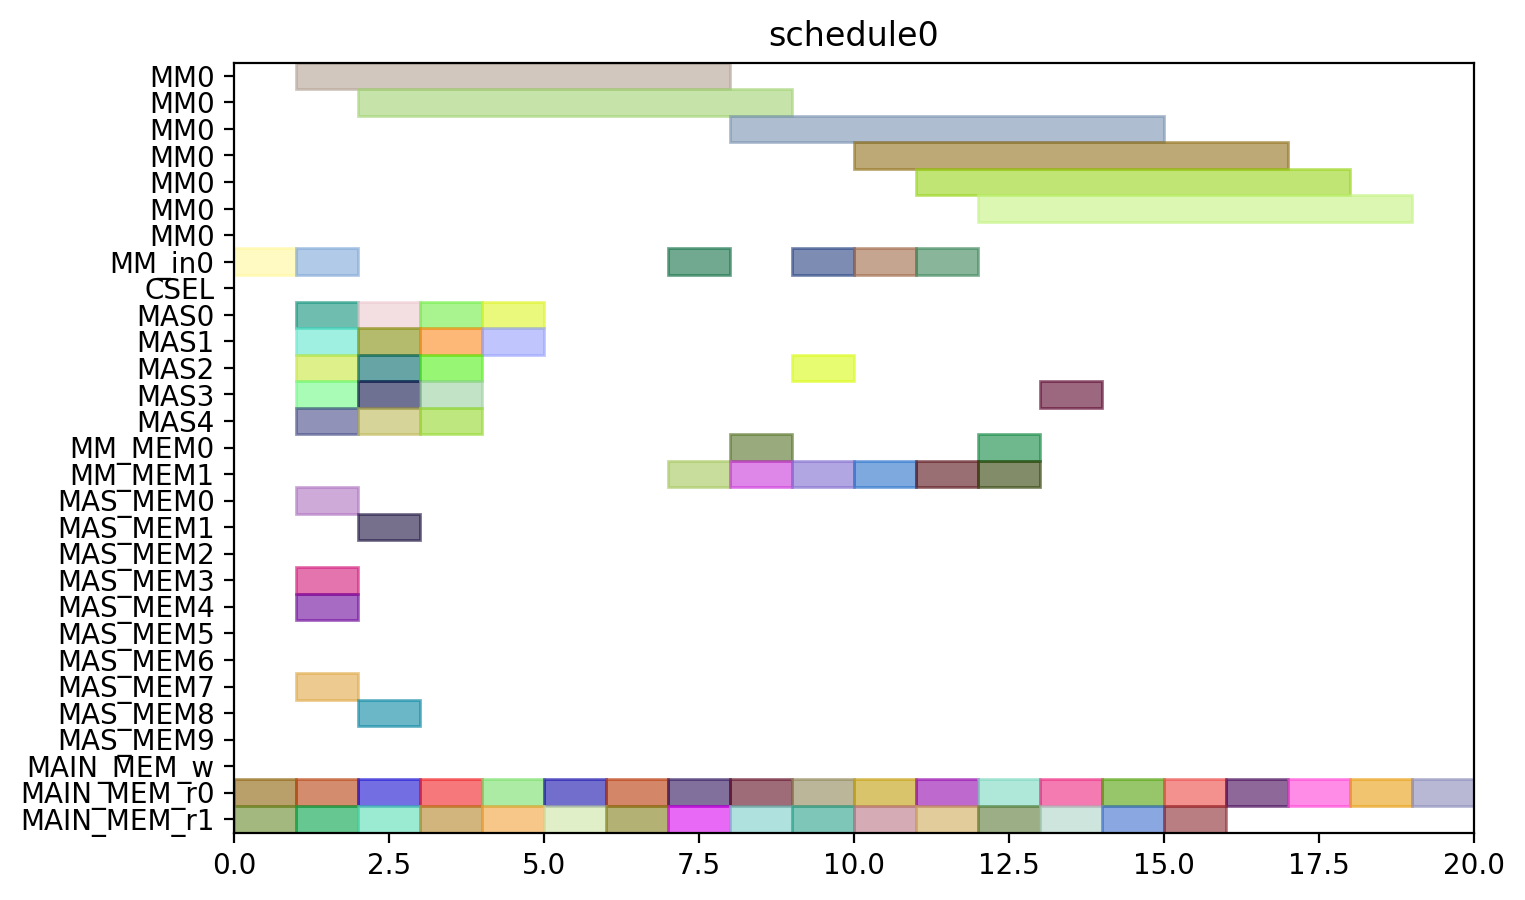

Source code (Python):
from pyschedule import Scenario, solvers, plotters, alt


def solve():
	horizon = 90
	S = Scenario("schedule0", horizon=horizon)

	# resource
	MM = S.Resources('MM', num=1, size=7)
	MM_in = S.Resources('MM_in', num=1)
	CSEL = S.Resource('CSEL')
	MAS = S.Resources('MAS', num=5, size=1, periods=range(1, horizon))
	MM_MEM = S.Resources('MM_MEM', num=2)
	MAS_MEM = S.Resources('MAS_MEM', num=10)
	MAIN_MEM_w = S.Resource('MAIN_MEM_w', size=1)
	MAIN_MEM_r = S.Resources('MAIN_MEM_r', num=2)

	# result of previous scheduling

	# new tasks
	c_qinv_denom_inv0_in = S.Task('c_qinv_denom_inv0_in', length=1, delay_cost=1)
	c_qinv_denom_inv0_in += alt(MM_in)
	c_qinv_denom_inv0 = S.Task('c_qinv_denom_inv0', length=7, delay_cost=1)
	c_qinv_denom_inv0 += alt(MM)
	S += c_qinv_denom_inv0>=c_qinv_denom_inv0_in

	c_qinv_denom_inv0_mem0 = S.Task('c_qinv_denom_inv0_mem0', length=1, delay_cost=1)
	c_qinv_denom_inv0_mem0 += MAIN_MEM_r[0]
	c_qinv_denom_inv0_mem1 = S.Task('c_qinv_denom_inv0_mem1', length=1, delay_cost=1)
	c_qinv_denom_inv0_mem1 += MAIN_MEM_r[1]
	c_qinv_denom_inv1__in = S.Task('c_qinv_denom_inv1__in', length=1, delay_cost=1)
	c_qinv_denom_inv1__in += alt(MM_in)
	c_qinv_denom_inv1_ = S.Task('c_qinv_denom_inv1_', length=7, delay_cost=1)
	c_qinv_denom_inv1_ += alt(MM)
	S += c_qinv_denom_inv1_>=c_qinv_denom_inv1__in

	c_qinv_denom_inv1__mem0 = S.Task('c_qinv_denom_inv1__mem0', length=1, delay_cost=1)
	c_qinv_denom_inv1__mem0 += MAIN_MEM_r[0]
	c_qinv_denom_inv1__mem1 = S.Task('c_qinv_denom_inv1__mem1', length=1, delay_cost=1)
	c_qinv_denom_inv1__mem1 += MAIN_MEM_r[1]
	c_qinv0_t2 = S.Task('c_qinv0_t2', length=1, delay_cost=1)
	c_qinv0_t2 += alt(MAS)

	c_qinv0_t2_mem0 = S.Task('c_qinv0_t2_mem0', length=1, delay_cost=1)
	c_qinv0_t2_mem0 += MAIN_MEM_r[0]
	c_qinv0_t2_mem1 = S.Task('c_qinv0_t2_mem1', length=1, delay_cost=1)
	c_qinv0_t2_mem1 += MAIN_MEM_r[1]
	c_qinv1__t2 = S.Task('c_qinv1__t2', length=1, delay_cost=1)
	c_qinv1__t2 += alt(MAS)

	c_qinv1__t2_mem0 = S.Task('c_qinv1__t2_mem0', length=1, delay_cost=1)
	c_qinv1__t2_mem0 += MAIN_MEM_r[0]
	c_qinv1__t2_mem1 = S.Task('c_qinv1__t2_mem1', length=1, delay_cost=1)
	c_qinv1__t2_mem1 += MAIN_MEM_r[1]
	c0_t0_t2 = S.Task('c0_t0_t2', length=1, delay_cost=1)
	c0_t0_t2 += alt(MAS)

	c0_t0_t2_mem0 = S.Task('c0_t0_t2_mem0', length=1, delay_cost=1)
	c0_t0_t2_mem0 += MAIN_MEM_r[0]
	c0_t0_t2_mem1 = S.Task('c0_t0_t2_mem1', length=1, delay_cost=1)
	c0_t0_t2_mem1 += MAIN_MEM_r[1]
	c0_t1_t2 = S.Task('c0_t1_t2', length=1, delay_cost=1)
	c0_t1_t2 += alt(MAS)

	c0_t1_t2_mem0 = S.Task('c0_t1_t2_mem0', length=1, delay_cost=1)
	c0_t1_t2_mem0 += MAIN_MEM_r[0]
	c0_t1_t2_mem1 = S.Task('c0_t1_t2_mem1', length=1, delay_cost=1)
	c0_t1_t2_mem1 += MAIN_MEM_r[1]
	c0_t20 = S.Task('c0_t20', length=1, delay_cost=1)
	c0_t20 += alt(MAS)

	c0_t20_mem0 = S.Task('c0_t20_mem0', length=1, delay_cost=1)
	c0_t20_mem0 += MAIN_MEM_r[0]
	c0_t20_mem1 = S.Task('c0_t20_mem1', length=1, delay_cost=1)
	c0_t20_mem1 += MAIN_MEM_r[1]
	c0_t21 = S.Task('c0_t21', length=1, delay_cost=1)
	c0_t21 += alt(MAS)

	c0_t21_mem0 = S.Task('c0_t21_mem0', length=1, delay_cost=1)
	c0_t21_mem0 += MAIN_MEM_r[0]
	c0_t21_mem1 = S.Task('c0_t21_mem1', length=1, delay_cost=1)
	c0_t21_mem1 += MAIN_MEM_r[1]
	c1_t0_t2 = S.Task('c1_t0_t2', length=1, delay_cost=1)
	c1_t0_t2 += alt(MAS)

	c1_t0_t2_mem0 = S.Task('c1_t0_t2_mem0', length=1, delay_cost=1)
	c1_t0_t2_mem0 += MAIN_MEM_r[0]
	c1_t0_t2_mem1 = S.Task('c1_t0_t2_mem1', length=1, delay_cost=1)
	c1_t0_t2_mem1 += MAIN_MEM_r[1]
	c1_t1_t2 = S.Task('c1_t1_t2', length=1, delay_cost=1)
	c1_t1_t2 += alt(MAS)

	c1_t1_t2_mem0 = S.Task('c1_t1_t2_mem0', length=1, delay_cost=1)
	c1_t1_t2_mem0 += MAIN_MEM_r[0]
	c1_t1_t2_mem1 = S.Task('c1_t1_t2_mem1', length=1, delay_cost=1)
	c1_t1_t2_mem1 += MAIN_MEM_r[1]
	c1_t20 = S.Task('c1_t20', length=1, delay_cost=1)
	c1_t20 += alt(MAS)

	c1_t20_mem0 = S.Task('c1_t20_mem0', length=1, delay_cost=1)
	c1_t20_mem0 += MAIN_MEM_r[0]
	c1_t20_mem1 = S.Task('c1_t20_mem1', length=1, delay_cost=1)
	c1_t20_mem1 += MAIN_MEM_r[1]
	c1_t21 = S.Task('c1_t21', length=1, delay_cost=1)
	c1_t21 += alt(MAS)

	c1_t21_mem0 = S.Task('c1_t21_mem0', length=1, delay_cost=1)
	c1_t21_mem0 += MAIN_MEM_r[0]
	c1_t21_mem1 = S.Task('c1_t21_mem1', length=1, delay_cost=1)
	c1_t21_mem1 += MAIN_MEM_r[1]
	c2_t0_t2 = S.Task('c2_t0_t2', length=1, delay_cost=1)
	c2_t0_t2 += alt(MAS)

	c2_t0_t2_mem0 = S.Task('c2_t0_t2_mem0', length=1, delay_cost=1)
	c2_t0_t2_mem0 += MAIN_MEM_r[0]
	c2_t0_t2_mem1 = S.Task('c2_t0_t2_mem1', length=1, delay_cost=1)
	c2_t0_t2_mem1 += MAIN_MEM_r[1]
	c2_t1_t2 = S.Task('c2_t1_t2', length=1, delay_cost=1)
	c2_t1_t2 += alt(MAS)

	c2_t1_t2_mem0 = S.Task('c2_t1_t2_mem0', length=1, delay_cost=1)
	c2_t1_t2_mem0 += MAIN_MEM_r[0]
	c2_t1_t2_mem1 = S.Task('c2_t1_t2_mem1', length=1, delay_cost=1)
	c2_t1_t2_mem1 += MAIN_MEM_r[1]
	c2_t20 = S.Task('c2_t20', length=1, delay_cost=1)
	c2_t20 += alt(MAS)

	c2_t20_mem0 = S.Task('c2_t20_mem0', length=1, delay_cost=1)
	c2_t20_mem0 += MAIN_MEM_r[0]
	c2_t20_mem1 = S.Task('c2_t20_mem1', length=1, delay_cost=1)
	c2_t20_mem1 += MAIN_MEM_r[1]
	c2_t21 = S.Task('c2_t21', length=1, delay_cost=1)
	c2_t21 += alt(MAS)

	c2_t21_mem0 = S.Task('c2_t21_mem0', length=1, delay_cost=1)
	c2_t21_mem0 += MAIN_MEM_r[0]
	c2_t21_mem1 = S.Task('c2_t21_mem1', length=1, delay_cost=1)
	c2_t21_mem1 += MAIN_MEM_r[1]
	c_qinv0_t0_in = S.Task('c_qinv0_t0_in', length=1, delay_cost=1)
	c_qinv0_t0_in += alt(MM_in)
	c_qinv0_t0 = S.Task('c_qinv0_t0', length=7, delay_cost=1)
	c_qinv0_t0 += alt(MM)
	S += c_qinv0_t0>=c_qinv0_t0_in

	c_qinv0_t0_mem0 = S.Task('c_qinv0_t0_mem0', length=1, delay_cost=1)
	c_qinv0_t0_mem0 += MAIN_MEM_r[0]
	c_qinv0_t0_mem1 = S.Task('c_qinv0_t0_mem1', length=1, delay_cost=1)
	c_qinv0_t0_mem1 += alt(MM_MEM)
	S += (c_qinv_denom_inv0*MM[0])-1 < c_qinv0_t0_mem1*MM_MEM[1]
	S += c_qinv0_t0_mem1 <= c_qinv0_t0

	c_qinv0_t1_in = S.Task('c_qinv0_t1_in', length=1, delay_cost=1)
	c_qinv0_t1_in += alt(MM_in)
	c_qinv0_t1 = S.Task('c_qinv0_t1', length=7, delay_cost=1)
	c_qinv0_t1 += alt(MM)
	S += c_qinv0_t1>=c_qinv0_t1_in

	c_qinv0_t1_mem0 = S.Task('c_qinv0_t1_mem0', length=1, delay_cost=1)
	c_qinv0_t1_mem0 += MAIN_MEM_r[0]
	c_qinv0_t1_mem1 = S.Task('c_qinv0_t1_mem1', length=1, delay_cost=1)
	c_qinv0_t1_mem1 += alt(MM_MEM)
	S += (c_qinv_denom_inv1_*MM[0])-1 < c_qinv0_t1_mem1*MM_MEM[1]
	S += c_qinv0_t1_mem1 <= c_qinv0_t1

	c_qinv0_t3 = S.Task('c_qinv0_t3', length=1, delay_cost=1)
	c_qinv0_t3 += alt(MAS)

	c_qinv0_t3_mem0 = S.Task('c_qinv0_t3_mem0', length=1, delay_cost=1)
	c_qinv0_t3_mem0 += alt(MM_MEM)
	S += (c_qinv_denom_inv0*MM[0])-1 < c_qinv0_t3_mem0*MM_MEM[0]
	S += c_qinv0_t3_mem0 <= c_qinv0_t3

	c_qinv0_t3_mem1 = S.Task('c_qinv0_t3_mem1', length=1, delay_cost=1)
	c_qinv0_t3_mem1 += alt(MM_MEM)
	S += (c_qinv_denom_inv1_*MM[0])-1 < c_qinv0_t3_mem1*MM_MEM[1]
	S += c_qinv0_t3_mem1 <= c_qinv0_t3

	c_qinv1__t0_in = S.Task('c_qinv1__t0_in', length=1, delay_cost=1)
	c_qinv1__t0_in += alt(MM_in)
	c_qinv1__t0 = S.Task('c_qinv1__t0', length=7, delay_cost=1)
	c_qinv1__t0 += alt(MM)
	S += c_qinv1__t0>=c_qinv1__t0_in

	c_qinv1__t0_mem0 = S.Task('c_qinv1__t0_mem0', length=1, delay_cost=1)
	c_qinv1__t0_mem0 += MAIN_MEM_r[0]
	c_qinv1__t0_mem1 = S.Task('c_qinv1__t0_mem1', length=1, delay_cost=1)
	c_qinv1__t0_mem1 += alt(MM_MEM)
	S += (c_qinv_denom_inv0*MM[0])-1 < c_qinv1__t0_mem1*MM_MEM[1]
	S += c_qinv1__t0_mem1 <= c_qinv1__t0

	c_qinv1__t1_in = S.Task('c_qinv1__t1_in', length=1, delay_cost=1)
	c_qinv1__t1_in += alt(MM_in)
	c_qinv1__t1 = S.Task('c_qinv1__t1', length=7, delay_cost=1)
	c_qinv1__t1 += alt(MM)
	S += c_qinv1__t1>=c_qinv1__t1_in

	c_qinv1__t1_mem0 = S.Task('c_qinv1__t1_mem0', length=1, delay_cost=1)
	c_qinv1__t1_mem0 += MAIN_MEM_r[0]
	c_qinv1__t1_mem1 = S.Task('c_qinv1__t1_mem1', length=1, delay_cost=1)
	c_qinv1__t1_mem1 += alt(MM_MEM)
	S += (c_qinv_denom_inv1_*MM[0])-1 < c_qinv1__t1_mem1*MM_MEM[1]
	S += c_qinv1__t1_mem1 <= c_qinv1__t1

	c_qinv1__t3 = S.Task('c_qinv1__t3', length=1, delay_cost=1)
	c_qinv1__t3 += alt(MAS)

	c_qinv1__t3_mem0 = S.Task('c_qinv1__t3_mem0', length=1, delay_cost=1)
	c_qinv1__t3_mem0 += alt(MM_MEM)
	S += (c_qinv_denom_inv0*MM[0])-1 < c_qinv1__t3_mem0*MM_MEM[0]
	S += c_qinv1__t3_mem0 <= c_qinv1__t3

	c_qinv1__t3_mem1 = S.Task('c_qinv1__t3_mem1', length=1, delay_cost=1)
	c_qinv1__t3_mem1 += alt(MM_MEM)
	S += (c_qinv_denom_inv1_*MM[0])-1 < c_qinv1__t3_mem1*MM_MEM[1]
	S += c_qinv1__t3_mem1 <= c_qinv1__t3

	c0_t4_t2 = S.Task('c0_t4_t2', length=1, delay_cost=1)
	c0_t4_t2 += alt(MAS)

	c0_t4_t2_mem0 = S.Task('c0_t4_t2_mem0', length=1, delay_cost=1)
	c0_t4_t2_mem0 += alt(MAS_MEM)
	S += (c0_t20*MAS[0])-1 < c0_t4_t2_mem0*MAS_MEM[0]
	S += (c0_t20*MAS[1])-1 < c0_t4_t2_mem0*MAS_MEM[2]
	S += (c0_t20*MAS[2])-1 < c0_t4_t2_mem0*MAS_MEM[4]
	S += (c0_t20*MAS[3])-1 < c0_t4_t2_mem0*MAS_MEM[6]
	S += (c0_t20*MAS[4])-1 < c0_t4_t2_mem0*MAS_MEM[8]
	S += c0_t4_t2_mem0 <= c0_t4_t2

	c0_t4_t2_mem1 = S.Task('c0_t4_t2_mem1', length=1, delay_cost=1)
	c0_t4_t2_mem1 += alt(MAS_MEM)
	S += (c0_t21*MAS[0])-1 < c0_t4_t2_mem1*MAS_MEM[1]
	S += (c0_t21*MAS[1])-1 < c0_t4_t2_mem1*MAS_MEM[3]
	S += (c0_t21*MAS[2])-1 < c0_t4_t2_mem1*MAS_MEM[5]
	S += (c0_t21*MAS[3])-1 < c0_t4_t2_mem1*MAS_MEM[7]
	S += (c0_t21*MAS[4])-1 < c0_t4_t2_mem1*MAS_MEM[9]
	S += c0_t4_t2_mem1 <= c0_t4_t2

	c1_t4_t2 = S.Task('c1_t4_t2', length=1, delay_cost=1)
	c1_t4_t2 += alt(MAS)

	c1_t4_t2_mem0 = S.Task('c1_t4_t2_mem0', length=1, delay_cost=1)
	c1_t4_t2_mem0 += alt(MAS_MEM)
	S += (c1_t20*MAS[0])-1 < c1_t4_t2_mem0*MAS_MEM[0]
	S += (c1_t20*MAS[1])-1 < c1_t4_t2_mem0*MAS_MEM[2]
	S += (c1_t20*MAS[2])-1 < c1_t4_t2_mem0*MAS_MEM[4]
	S += (c1_t20*MAS[3])-1 < c1_t4_t2_mem0*MAS_MEM[6]
	S += (c1_t20*MAS[4])-1 < c1_t4_t2_mem0*MAS_MEM[8]
	S += c1_t4_t2_mem0 <= c1_t4_t2

	c1_t4_t2_mem1 = S.Task('c1_t4_t2_mem1', length=1, delay_cost=1)
	c1_t4_t2_mem1 += alt(MAS_MEM)
	S += (c1_t21*MAS[0])-1 < c1_t4_t2_mem1*MAS_MEM[1]
	S += (c1_t21*MAS[1])-1 < c1_t4_t2_mem1*MAS_MEM[3]
	S += (c1_t21*MAS[2])-1 < c1_t4_t2_mem1*MAS_MEM[5]
	S += (c1_t21*MAS[3])-1 < c1_t4_t2_mem1*MAS_MEM[7]
	S += (c1_t21*MAS[4])-1 < c1_t4_t2_mem1*MAS_MEM[9]
	S += c1_t4_t2_mem1 <= c1_t4_t2

	c2_t4_t2 = S.Task('c2_t4_t2', length=1, delay_cost=1)
	c2_t4_t2 += alt(MAS)

	c2_t4_t2_mem0 = S.Task('c2_t4_t2_mem0', length=1, delay_cost=1)
	c2_t4_t2_mem0 += alt(MAS_MEM)
	S += (c2_t20*MAS[0])-1 < c2_t4_t2_mem0*MAS_MEM[0]
	S += (c2_t20*MAS[1])-1 < c2_t4_t2_mem0*MAS_MEM[2]
	S += (c2_t20*MAS[2])-1 < c2_t4_t2_mem0*MAS_MEM[4]
	S += (c2_t20*MAS[3])-1 < c2_t4_t2_mem0*MAS_MEM[6]
	S += (c2_t20*MAS[4])-1 < c2_t4_t2_mem0*MAS_MEM[8]
	S += c2_t4_t2_mem0 <= c2_t4_t2

	c2_t4_t2_mem1 = S.Task('c2_t4_t2_mem1', length=1, delay_cost=1)
	c2_t4_t2_mem1 += alt(MAS_MEM)
	S += (c2_t21*MAS[0])-1 < c2_t4_t2_mem1*MAS_MEM[1]
	S += (c2_t21*MAS[1])-1 < c2_t4_t2_mem1*MAS_MEM[3]
	S += (c2_t21*MAS[2])-1 < c2_t4_t2_mem1*MAS_MEM[5]
	S += (c2_t21*MAS[3])-1 < c2_t4_t2_mem1*MAS_MEM[7]
	S += (c2_t21*MAS[4])-1 < c2_t4_t2_mem1*MAS_MEM[9]
	S += c2_t4_t2_mem1 <= c2_t4_t2

	solvers.mip.solve(S,msg=1,kind='CPLEX',ratio_gap=1.01)

	solution = [['hoge']*len(S.solution()[1]) for i in range(len(S.solution()))]
	for i in range(len(S.solution())):
		for j in range(len(S.solution()[i])):
			solution[i][j]=str(S.solution()[i][j])
	print(solution)

	cycles = int(solution[-1][3])

	pic_file_name = "/home/mfukuda/ABE/multiRAM_multiMAS_16mux/scheduling_result/stage7MM1_stage1MAS5/FP12_INV_AFTER_FPINV/schedule0.png"
	if(S.solution() != []):
		plotters.matplotlib.plot(S,img_filename=pic_file_name, show_task_labels=False, fig_size=(cycles*0.25+3, 5))

	return solution
